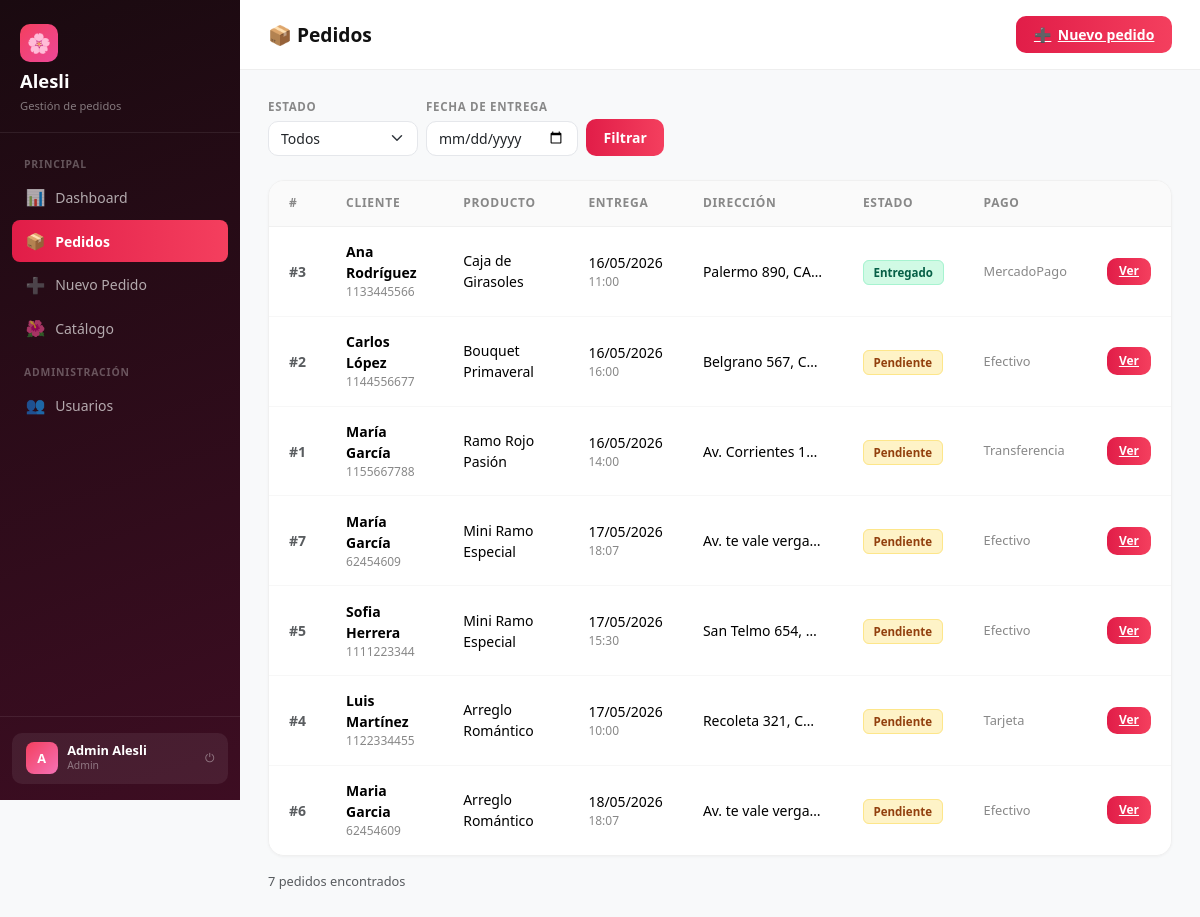
Screenshot of /ALESLI/pedidos.php (signed in) with the database file from the repository.
### tables this page shows
CREATE TABLE pedidos (
            id INTEGER PRIMARY KEY AUTOINCREMENT,
            nombre_cliente TEXT NOT NULL,
            telefono TEXT NOT NULL,
            direccion_entrega TEXT NOT NULL,
            producto TEXT NOT NULL,
            fecha_entrega TEXT NOT NULL,
            hora_entrega TEXT,
            estado TEXT DEFAULT 'pendiente',
            mensaje_personal TEXT,
            medio_pago TEXT,
            foto_evidencia_url TEXT,
            notas TEXT,
            id_catalogo_arreglo INTEGER,
            fecha_registro DATETIME DEFAULT CURRENT_TIMESTAMP,
            FOREIGN KEY (id_catalogo_arreglo) REFERENCES catalogo_arreglos(id)
        );

### ALESLI/includes/db.php (called while the page is built, shortened)
<?php
function h(string $s): string {
    return htmlspecialchars($s, ENT_QUOTES, 'UTF-8');
}

### ALESLI/pedidos.php (the view, shortened to what this page needs)
<?php
require_once __DIR__ . '/includes/db.php';
require_once __DIR__ . '/includes/layout.php';
$pdo  = getDB();
$fecha  = $_GET['fecha']  ?? '';
$where = [];
$params = [];
$sql = "SELECT * FROM pedidos" . ($where ? " WHERE " . implode(" AND ", $where) : "") . " ORDER BY fecha_entrega ASC, id DESC";
$stmt = $pdo->prepare($sql);
$stmt->execute($params);
$pedidos = $stmt->fetchAll();
?>
<div class="main-content">
    <div class="topbar">
        <h1>📦 Pedidos</h1>
        <a href="/nuevo-pedido.php" class="btn-rose"><span>➕</span> Nuevo pedido</a>
    </div>
    <div class="page-body">
        <form method="GET" class="d-flex gap-2 flex-wrap mb-4 align-items-end">
            <div>
                <label class="form-label-sm d-block">Estado</label>
                <select name="estado" class="form-select" style="min-width:150px">
                    <option value="">Todos</option>
                </select>
            </div>
            <div>
                <label class="form-label-sm d-block">Fecha de entrega</label>
                <input type="date" name="fecha" value="<?= h($fecha) ?>" class="form-control">
            </div>
            <button type="submit" class="btn-rose">Filtrar</button>
        </form>
        <div class="table-card">
            <table class="table mb-0">
                <thead>
                    <tr><th>#</th><th>Cliente</th><th>Producto</th><th>Entrega</th><th>Dirección</th><th>Estado</th><th>Pago</th><th></th></tr>
                </thead>
                <tbody>
                <?php foreach ($pedidos as $p): ?>
                <tr>
                    <td class="text-muted fw-semibold">#<?= $p['id'] ?></td>
                    <td>
                        <div class="fw-semibold"><?= h($p['nombre_cliente']) ?></div>
                        <div style="font-size:.75rem;color:#888"><?= h($p['telefono']) ?></div>
                    </td>
                    <td><?= h($p['producto']) ?></td>
                    <td>
                        <div><?= date('d/m/Y', strtotime($p['fecha_entrega'])) ?></div>
                        <?php if ($p['hora_entrega']): ?><div style="font-size:.75rem;color:#888"><?= h($p['hora_entrega']) ?></div><?php endif; ?>
                    </td>
                    <td style="max-width:160px;white-space:nowrap;overflow:hidden;text-overflow:ellipsis"><?= h($p['direccion_entrega']) ?></td>
                    <td><span class="badge-<?= h($p['estado']) ?>"><?= ucfirst(h($p['estado'])) ?></span></td>
                    <td style="font-size:.8rem;color:#888"><?= h($p['medio_pago'] ?? '—') ?></td>
                    <td><a href="/pedido.php?id=<?= $p['id'] ?>" class="btn-rose" style="font-size:.75rem;padding:.3rem .75rem">Ver</a></td>
                </tr>
                <?php endforeach; ?>
                </tbody>
            </table>
        </div>
        <div class="mt-3 text-muted" style="font-size:.8rem"><?= count($pedidos) ?> pedido<?= count($pedidos)!==1?'s':'' ?> encontrado<?= count($pedidos)!==1?'s':'' ?></div>
    </div>
</div>

### ALESLI/css/style.css (style rules this page uses)
:root { --rose-50: #fff1f2; --rose-100: #ffe4e6; --rose-200: #fecdd3; --rose-400: #fb7185; --rose-500: #f43f5e; --rose-600: #e11d48; --rose-700: #be123c; --pink-400: #f472b6; --pink-500: #ec4899; }
body { background: #f8f9fa; font-family: 'Segoe UI', system-ui, sans-serif; }
.main-content { margin-left: 240px; min-height: 100vh; }
.topbar { background: #fff; border-bottom: 1px solid #eee; padding: 1rem 1.75rem; display: flex; align-items: center; justify-content: space-between; }
.topbar h1 { font-size: 1.2rem; font-weight: 700; margin: 0; color: #111; }
.page-body { padding: 1.75rem; }
.table-card { background: #fff; border-radius: 16px; border: 1px solid #f0f0f0; box-shadow: 0 1px 3px rgba(0,0,0,.04); overflow: hidden; }
.table-card table { margin: 0; }
.table-card thead th { background: #fafafa; border-bottom: 1px solid #f0f0f0; font-size: .75rem; text-transform: uppercase; letter-spacing: .06em; color: #888; font-weight: 600; padding: .85rem 1.25rem; }
.table-card tbody td { padding: .9rem 1.25rem; vertical-align: middle; font-size: .875rem; border-bottom: 1px solid #f7f7f7; }
.table-card tbody tr:last-child td { border-bottom: none; }
.badge-pendiente { background: #fef3c7; color: #92400e; border: 1px solid #fde68a; border-radius: 6px; padding: .25rem .6rem; font-size: .72rem; font-weight: 600; }
.badge-entregado { background: #d1fae5; color: #065f46; border: 1px solid #a7f3d0; border-radius: 6px; padding: .25rem .6rem; font-size: .72rem; font-weight: 600; }
.btn-rose { background: linear-gradient(90deg, var(--rose-600), var(--rose-500)); color: #fff; border: none; border-radius: 10px; padding: .5rem 1.1rem; font-size: .875rem; font-weight: 600; cursor: pointer; transition: opacity .15s, transform .1s; display: inline-flex; align-items: center; gap: .4rem; }
.form-label-sm { font-size: .72rem; font-weight: 600; text-transform: uppercase; letter-spacing: .06em; color: #888; margin-bottom: .35rem; }
.form-control, .form-select { border-radius: 10px; border-color: #e5e7eb; font-size: .875rem; }

### rows the page displays
pedidos: id "3", nombre_cliente "Ana Rodríguez", telefono "1133445566", producto "Caja de Girasoles", fecha_entrega "16/05/2026", hora_entrega "11:00", direccion_entrega "Palermo 890, CA…", estado "Entregado", medio_pago "MercadoPago"
pedidos: id "2", nombre_cliente "Carlos López", telefono "1144556677", producto "Bouquet Primaveral", fecha_entrega "16/05/2026", hora_entrega "16:00", direccion_entrega "Belgrano 567, C…", estado "Pendiente", medio_pago "Efectivo"
pedidos: id "1", nombre_cliente "María García", telefono "1155667788", producto "Ramo Rojo Pasión", fecha_entrega "16/05/2026", hora_entrega "14:00", direccion_entrega "Av. Corrientes 1…", estado "Pendiente", medio_pago "Transferencia"
pedidos: id "7", nombre_cliente "María García", telefono "62454609", producto "Mini Ramo Especial", fecha_entrega "17/05/2026", hora_entrega "18:07", direccion_entrega "Av. te vale verga…", estado "Pendiente", medio_pago "Efectivo"
pedidos: id "5", nombre_cliente "Sofia Herrera", telefono "1111223344", producto "Mini Ramo Especial", fecha_entrega "17/05/2026", hora_entrega "15:30", direccion_entrega "San Telmo 654,…", estado "Pendiente", medio_pago "Efectivo"
pedidos: id "4", nombre_cliente "Luis Martínez", telefono "1122334455", producto "Arreglo Romántico", fecha_entrega "17/05/2026", hora_entrega "10:00", direccion_entrega "Recoleta 321, C…", estado "Pendiente", medio_pago "Tarjeta"
pedidos: id "6", nombre_cliente "Maria Garcia", telefono "62454609", producto "Arreglo Romántico", fecha_entrega "18/05/2026", hora_entrega "18:07", direccion_entrega "Av. te vale verga…", estado "Pendiente", medio_pago "Efectivo"

### other values shown
$inicial "A"
$user['nombre'] "Admin Alesli"
$rol "Admin"
count($pedidos) "7"
